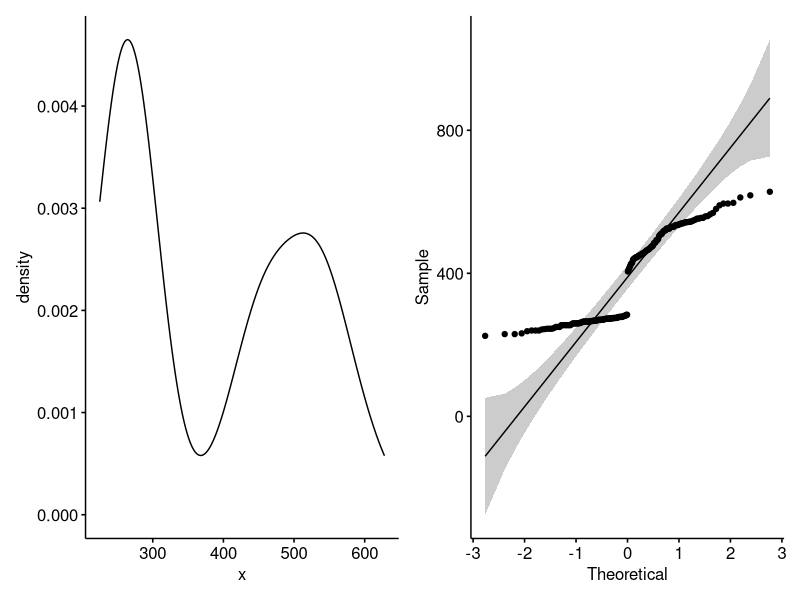
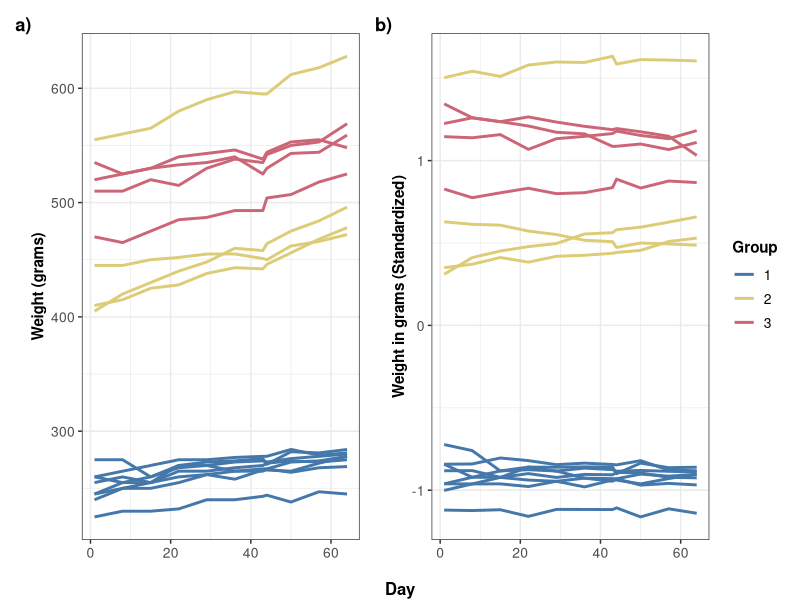
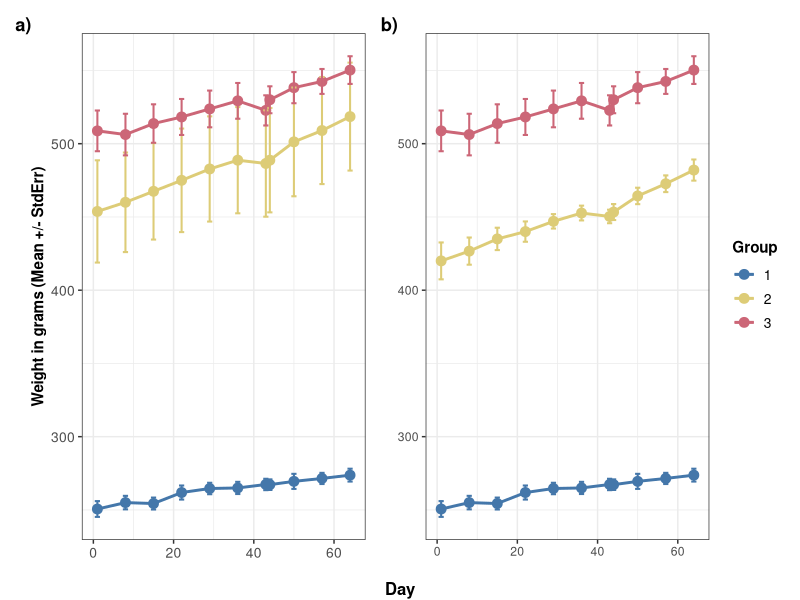
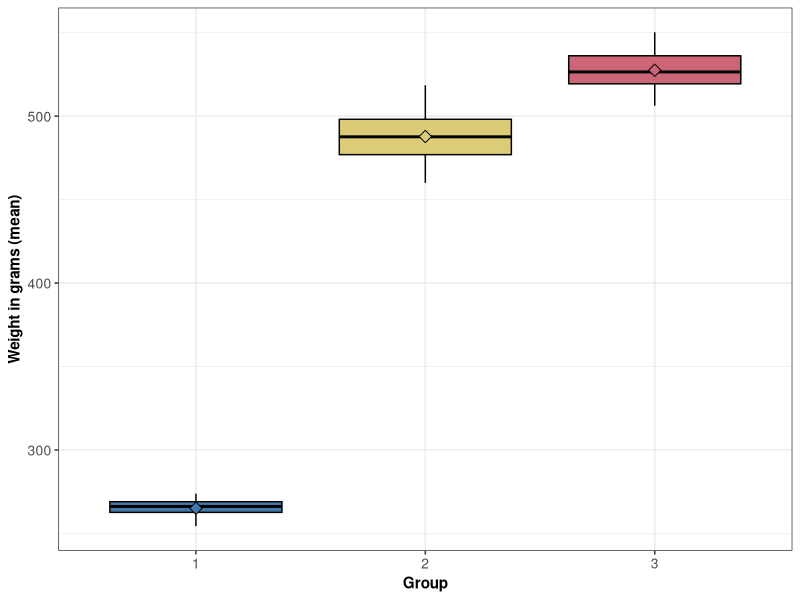
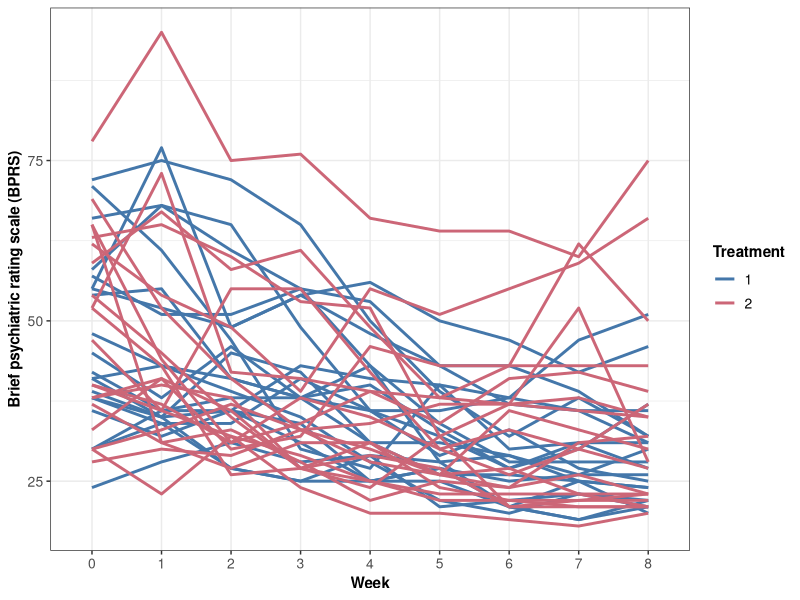
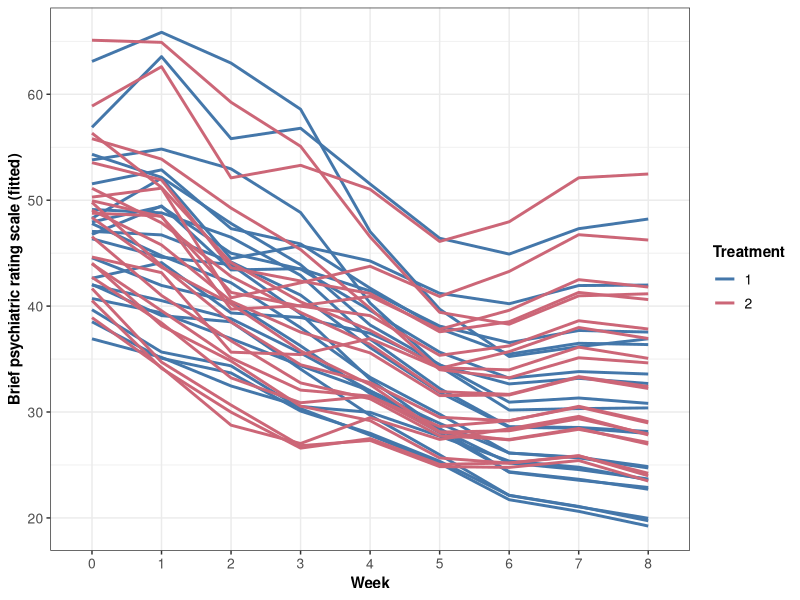

The R script that drew these images, in order:
## ---- chunk 1
date()
## ---- chunk 2
# Import prepared RATS data.
rats <- read.csv("Data/rats.csv")

# Check data properties.
str(rats)
## ---- chunk 3
# Convert ID and Group from integers (numbers) to factors.
library(tidyverse)

rats <-
  rats %>% mutate(ID = as.factor(ID), Group = as.factor(Group))

# Check summary.
summary(rats)
## ---- chunk 4
library(ggpubr)
library(patchwork)

density_plot <- ggdensity(rats$Weight_g)
qqplot <- ggqqplot(rats$Weight_g)

density_plot + qqplot
## ---- chunk 5
library(ggthemes)
library(gridExtra)

# Plot data as is.
line_plot1 <- ggplot(rats, aes(
  x = Time,
  y = Weight_g,
  group = ID,
  color = Group
)) +
  geom_line(linewidth = 1) +
  labs(y = "Weight (grams)") +
  scale_color_manual(values = ptol_pal()(length(unique(rats$Group)))) +
  theme_bw() +
  theme(
    axis.title = element_text(face = "bold"),
    axis.text = element_text(size = 10),
    axis.title.x = element_blank(),
    legend.title = element_text(face = "bold"),
    legend.text = element_text(size = 10)
  )

# Standardize data and plot again.
rats_scaled <- rats %>% group_by(Time) %>%
  mutate(Weight_scaled = scale(Weight_g)) %>%
  ungroup()

line_plot2 <- ggplot(rats_scaled,
                     aes(
                       x = Time,
                       y = Weight_scaled,
                       group = ID,
                       color = Group
                     )) +
  geom_line(linewidth = 1) +
  labs(y = "Weight in grams (Standardized)") +
  scale_color_manual(values = ptol_pal()(length(unique(rats$Group)))) +
  theme_bw() +
  theme(
    axis.title = element_text(face = "bold"),
    axis.text = element_text(size = 10),
    axis.title.x = element_blank(),
    legend.title = element_text(face = "bold"),
    legend.text = element_text(size = 10)
  )

# Join plots.
joined_plot <- line_plot1 + line_plot2 +
  plot_layout(guides = "collect") +
  plot_annotation(tag_levels = "a", tag_suffix = ")") &
  theme(
    legend.text = element_text(color = "black", size = 10),
    plot.tag = element_text(color = "black", face = "bold")
  )

grid.arrange(patchworkGrob(joined_plot),
             bottom = text_grob("Day", face = "bold"))
## ---- chunk 6
# Calculate mean weights and standard errors.
rats_mean <- rats %>%
  group_by(Group, Time) %>%
  summarise(Weight_mean = mean(Weight_g),
            Weight_se = sd(Weight_g) / sqrt(length((Weight_g)))) %>%
  ungroup()

# Plot mean of raw data.
summary_plot1 <- ggplot(rats_mean,
                        aes(x = Time,
                            y = Weight_mean,
                            color = Group)) +
  geom_line(linewidth = 1) +
  geom_point(size = 3) +
  geom_errorbar(
    aes(ymin = Weight_mean - Weight_se,
        ymax = Weight_mean + Weight_se),
    width = 1.3,
    linewidth = 0.7
  ) +
  scale_color_manual(values = ptol_pal()(length(unique(rats_mean$Group)))) +
  labs(y = "Weight in grams (Mean +/- StdErr)") +
  theme_bw() +
  theme(
    axis.title = element_text(face = "bold"),
    axis.text = element_text(size = 10),
    axis.title.x = element_blank(),
    legend.title = element_text(face = "bold"),
    legend.text = element_text(size = 10),
  )

# Remove outlier i.e., ID 12, and recalculate values.
rats_mean_filtered <- rats %>% filter(ID != "12") %>%
  group_by(Group, Time) %>%
  summarise(Weight_mean = mean(Weight_g),
            Weight_se = sd(Weight_g) / sqrt(length((Weight_g)))) %>%
  ungroup()

# Plot filtered data.
summary_plot2 <- ggplot(rats_mean_filtered,
       aes(x = Time,
           y = Weight_mean,
           color = Group)) +
  geom_line(linewidth = 1) +
  geom_point(size = 3) +
  geom_errorbar(
    aes(ymin = Weight_mean - Weight_se,
        ymax = Weight_mean + Weight_se),
    width = 1.3,
    linewidth = 0.7
  ) +
  scale_color_manual(values = ptol_pal()(length(unique(rats_mean$Group)))) +
  theme_bw() +
  theme(
    axis.title = element_blank(),
    legend.title = element_text(face = "bold"),
    legend.text = element_text(size = 10),
  )

summary_plots <- summary_plot1 + summary_plot2 +
  plot_layout(guides = "collect") +
  plot_annotation(tag_levels = "a", tag_suffix = ")") &
  theme(
    legend.text = element_text(color = "black", size = 10),
    plot.tag = element_text(color = "black", face = "bold")
  )

grid.arrange(patchworkGrob(summary_plots),
             bottom = text_grob("Day", face = "bold"))
## ---- chunk 7
# Filter out baseline weight i.e., weight on day 1.
new_rats_mean <- rats_mean %>% filter(Time > 1)

# Make box plot.
ggplot(new_rats_mean,
       aes(x = Group,
           y = Weight_mean, fill = Group)) +
  geom_boxplot(color = "black") +
  stat_summary(
    fun = "mean",
    geom = "point",
    shape = 23,
    size = 3
  ) +
  scale_fill_manual(values = ptol_pal()(length(unique(rats_mean$Group))), guide = "none") +
  labs(x = "Group", y = "Weight in grams (mean)") +
  theme_bw() +
  theme(
    axis.title = element_text(face = "bold"),
    legend.title = element_text(face = "bold"),
    legend.text = element_text(size = 10),
    axis.text = element_text(size = 10)
  )
## ---- chunk 8
library(rstatix)
library(knitr)

# Remove baseline (day 1) measurements.
new_rats_mean_filtered <- rats_mean_filtered %>% filter(Time > 1)

# Run t-test and output results to a table.
kable(new_rats_mean_filtered %>% t_test(Weight_mean ~ Group))
## ---- chunk 9
# Calculate mean weights per group.
rats_group_mean <-
  rats %>%
  filter(Time > 1, ID != "12") %>%
  group_by(Group, ID) %>%
  summarize(Weight_mean = mean(Weight_g))

# Create data frame of baseline weights.
rats_baseline <-
  rats %>%
  dplyr::filter(Time == "1", ID != "12") %>%
  group_by(Group, ID) %>%
  summarize(Weight_mean_day1 = mean(Weight_g))

# Join data frames.
new_rats <- inner_join(rats_group_mean, rats_baseline)

# Fit new data to a linear model and print summary.
rats_fit <-
  lm(Weight_mean ~ Weight_mean_day1 + Group, data = new_rats)

summary(rats_fit)

# Run ANOVA.
anova(rats_fit)
## ---- chunk 10
kable(
  new_rats %>% group_by(Group) %>% summarize(
    Weight_mean = mean(Weight_mean),
    Weight_mean_day1 = mean(Weight_mean_day1),
    Difference = round(Weight_mean - Weight_mean_day1, 2),
    "Difference (%)" = round((1 - Weight_mean_day1 / Weight_mean) * 100, 2)
  )
)
## ---- chunk 11
# Import prepared BPRS data.
bprs <-
  read.csv("Data/bprs.csv") %>%
  mutate(treatment = as.factor(treatment),
         subject = as.factor(subject),
         week = as.factor(week))

# Check data properties.
str(bprs)

# Check summary of data.
summary(bprs)
## ---- chunk 12
ggplot(bprs, aes(
  x = week,
  y = bprs,
  group = interaction(subject, treatment),
  color = treatment
)) +
  geom_line(linewidth = 1) +
  labs(x = "Week", y = "Brief psychiatric rating scale (BPRS)", color = "Treatment") +
  scale_color_manual(values = ptol_pal()(length(unique(bprs$treatment)))) +
  theme_bw() +
  theme(
    axis.title = element_text(face = "bold"),
    legend.title = element_text(face = "bold"),
    legend.text = element_text(size = 10),
    axis.text = element_text(size = 10)
  )
## ---- chunk 13
bprs_reg <- lm(bprs ~ week + treatment, bprs)

summary(bprs_reg)
## ---- chunk 14
library(lme4)

# Create random intercept model with subject for the random effect.
bprs_ref <- lmer(bprs ~ week + treatment + (1 | subject), bprs, REML = FALSE)

# Print summary of the model.
summary(bprs_ref)

## ---- chunk 15
# Create random intercept and random slope model with week and subject.
bprs_ref1 <- lmer(bprs ~ week + treatment + (week | subject), bprs, REML = FALSE)

# Print summary of the model.
summary(bprs_ref1)

# Run ANOVA on the models.
anova(bprs_ref1, bprs_ref)
## ---- chunk 16
# Create random intercept and random slope model with the interaction.
bprs_ref2 <- lmer(bprs ~ week + treatment + week * treatment + (week | subject), bprs, REML = FALSE)

# Print summary of the model.
summary(bprs_ref2)

# Run ANOVA on the models.
anova(bprs_ref2, bprs_ref1)

# Create a vector of the fitted values.
Fitted <- fitted(bprs_ref2)

# Add fitted values to data frame.
new_bprs <- bprs %>% mutate(fitted = Fitted)

# Plot data.
ggplot(new_bprs,
       aes(
         x = week,
         y = fitted,
         group = interaction(subject, treatment),
         color = treatment
       )) +
  geom_line(linewidth = 1) +
  labs(x = "Week", y = "Brief psychiatric rating scale (fitted)", color = "Treatment") +
  scale_color_manual(values = ptol_pal()(length(unique(bprs$treatment)))) +
  theme_bw() +
  theme(
    axis.title = element_text(face = "bold"),
    legend.title = element_text(face = "bold"),
    legend.text = element_text(size = 10),
    axis.text = element_text(size = 10)
  )
